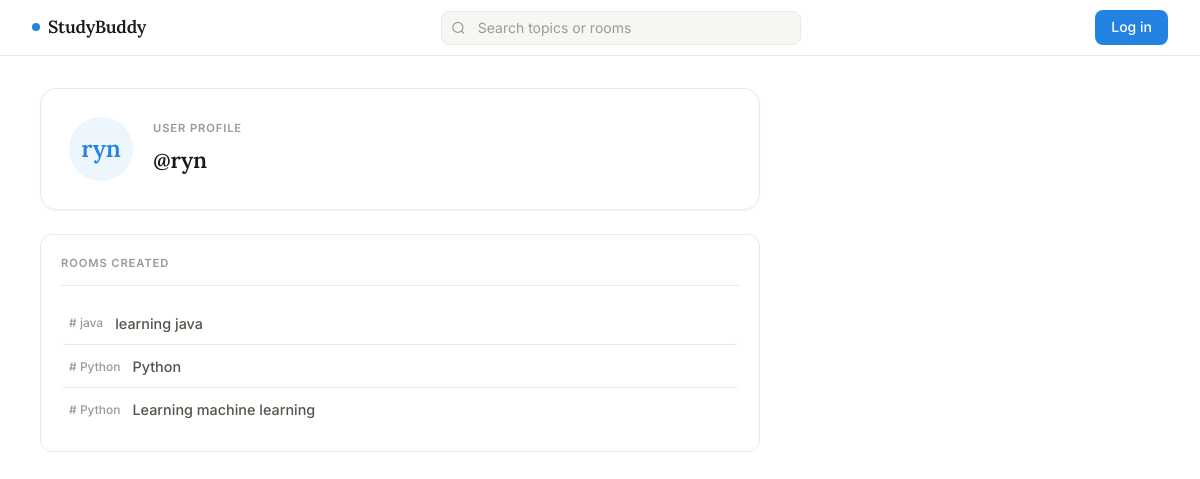
The app's page /userProfile/ryn with its own data.
### base/models.py (models this page shows, shortened)
class Rooms(models.Model):
    host = models.ForeignKey(User,on_delete=models.SET_NULL,null=True)
    topic = models.ForeignKey(Topic,models.SET_NULL,null=True)
    name = models.CharField(max_length=200)
    description = models.TextField(null=False,blank=False)
    participant  = models.ManyToManyField(User,related_name='Participants',blank=True)
    updated = models.DateTimeField(auto_now=True)
    created = models.DateTimeField(auto_now_add=True)
    class Meta:
        ordering = ['-updated','-created']

class Topic(models.Model):
    name = models.CharField(max_length=200)
    def __str__(self):
        return self.name

### base/views.py (the view)
# urls.py: path('userProfile/<str:username>',views.user_profile,name='userProfile'),
def user_profile(request,username):
   profile_user = User.objects.get(username=username)
   room = profile_user.rooms_set.all()
   topic = Topic.objects.all()
   content = {'user': profile_user,'rooms':room,'topic':topic}
   return render(request,'base/profile.html',content)

### base/templates/base/profile.html (shortened to what this page needs)
{% extends 'main.html' %}
{% block content %}
<div class="profile-wrapper">
    <div class="profile-header">
        <div class="profile-avatar">{{ user.username }}</div>
        <div class="profile-info">
            <div class="profile-badge">User Profile</div>
            <h1 class="profile-username">@{{ user.username }}</h1>
        </div>
    </div>
    <div class="profile-section">
        <div class="profile-section__title">Rooms Created</div>
        {% for room in rooms %}
        <div class="profile-room">
            <span class="profile-room__topic">{{ room.topic }}</span>
            <a href="/room/{{ room.id }}" class="profile-room__name">{{ room.name }}</a>
        </div>
        {% empty %}
        <p class="profile-empty">No rooms created yet.</p>
        {% endfor %}
    </div>
</div>
{% endblock %}

### static/base.css (style rules this page uses)
*, *::before, *::after { margin: 0; padding: 0; box-sizing: border-box; }
:root { --bg: #ffffff; --bg-2: #f7f6f3; --surface: #ffffff; --surface-2: #f7f6f3; --surface-3: #efede9; --border: #e9e9e7; --border-strong:#d3d1cb; --accent: #2383e2; --accent-hover: #1a6fc4; --accent-soft: rgba(35, 131, 226, 0.08); --accent-text: #2383e2; --danger: #eb5757; --danger-soft: rgba(235, 87, 87, 0.08); --success: #0f7b6c; --success-soft: rgba(15, 123, 108, 0.08); --text: #37352f; --text-2: #55534a; --text-muted: #9b9a97; --text-faint: #c7c6c2; --text-bright: #1a1a18; --text-on-accent: #ffffff; --shadow-sm: 0 1px 2px rgba(0,0,0,0.04); --shadow-md: 0 3px 10px rgba(0,0,0,0.07), 0 1px 3px rgba(0,0,0,0.04); --shadow-lg: 0 8px 24px rgba(0,0,0,0.08), 0 2px 8px rgba(0,0,0,0.04); --shadow-xl: 0 20px 48px rgba(0,0,0,0.1); --radius-sm: 4px; --radius-md: 8px; --radius-lg: 12px; --radius-xl: 16px; --navbar-bg: rgba(255,255,255,0.95); --navbar-border: #e9e9e7; --transition: 0.15s ease; }
html { scroll-behavior: smooth; font-size: 16px; }
body { font-family: 'Inter', -apple-system, BlinkMacSystemFont, sans-serif; background: var(--bg); color: var(--text); min-height: 100vh; line-height: 1.6; -webkit-font-smoothing: antialiased; -moz-osx-font-smoothing: grayscale; }

### static/profile.css (style rules this page uses)
.profile-wrapper { max-width: 720px; display: flex; flex-direction: column; gap: 1.5rem; }
.profile-header { display: flex; align-items: center; gap: 1.25rem; padding: 1.75rem; background: var(--surface); border: 1px solid var(--border); border-radius: var(--radius-xl); box-shadow: var(--shadow-sm); }
.profile-avatar { width: 64px; height: 64px; border-radius: 50%; background: var(--accent-soft); display: flex; align-items: center; justify-content: center; font-family: 'Lora', Georgia, serif; font-size: 1.5rem; font-weight: 600; color: var(--accent-text); flex-shrink: 0; }
.profile-badge { font-size: 0.7rem; font-weight: 600; text-transform: uppercase; letter-spacing: 0.08em; color: var(--text-muted); margin-bottom: 0.3rem; }
.profile-username { font-family: 'Lora', Georgia, serif; font-size: 1.4rem; font-weight: 600; color: var(--text-bright); letter-spacing: -0.01em; }
.profile-section { background: var(--surface); border: 1px solid var(--border); border-radius: var(--radius-lg); padding: 1.25rem; }
.profile-section__title { font-size: 0.7rem; font-weight: 600; text-transform: uppercase; letter-spacing: 0.08em; color: var(--text-muted); margin-bottom: 1rem; padding-bottom: 0.75rem; border-bottom: 1px solid var(--border); }
.profile-room { display: flex; align-items: center; gap: 0.75rem; padding: 0.6rem 0.5rem; border-bottom: 1px solid var(--border); border-radius: var(--radius-sm); transition: background var(--transition); }
.profile-room:last-child { border-bottom: none; }
.profile-room__topic { font-size: 0.75rem; font-weight: 500; color: var(--text-muted); white-space: nowrap; }
.profile-room__topic::before { content: '# '; }
.profile-room__name { font-size: 0.9rem; font-weight: 500; color: var(--text-2); text-decoration: none; transition: color var(--transition); }

### records on screen
Rooms: topic "java", name "learning java"
Rooms: topic "Python", name "Python"
Rooms: topic "Python", name "Learning machine learning"

### other values on screen
{{ user.username }} "ryn"
